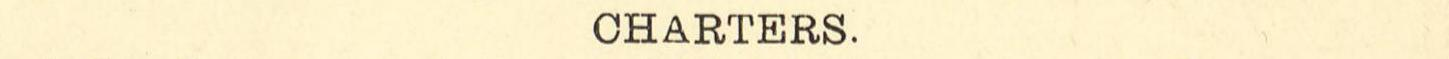
#> input picture template 2.jpg, 1449 x 59 px, found by its file name; the run also reads 1 picture not shown here
$ jupyter execute --allow-errors Newspaper_Segmentation.ipynb   (shell and % lines are left out)
#> lines starting #> are read from the running program, lines starting #| are printed output that depends on the picture
<a href="https://colab.research.google.com/github/kshakib22/Newspaper-image-segmentation/blob/main/Newspaper_Segmentation.ipynb" target="_parent"></a>

# Installing modules

# Importing modules and drive mounting

[cell 1]
import os
import cv2
import pytesseract
import cv2
import numpy as np
import fitz
from google.colab.patches import cv2_imshow
from google.colab import drive
#> (the rest of this cell did not finish here and is left out)

# Image Conversion from PDF

[cell 2]
def pdf_to_images(pdf_path, output_dir, dpi=300):
    # Create the output directory if it doesn't exist
    if not os.path.exists(output_dir):
        os.makedirs(output_dir)

    # Open the PDF file
    pdf_file = fitz.open(pdf_path)

    # Iterate over each page in the PDF
    for page_num in range(pdf_file.page_count):
        # Select the page
        page = pdf_file.load_page(page_num)

        # Set the DPI for the output image
        zoom = dpi / 72.0

        # Convert the page to an image
        pix = page.get_pixmap(matrix=fitz.Matrix(zoom, zoom))

        # Save the image to the output directory
        image_path = os.path.join(output_dir, f"page_{page_num+1}.jpg")
        pix.save(image_path, "JPEG", jpg_quality=90)
        print(f"Image saved: {image_path}")

    # Close the PDF file
    pdf_file.close()

[cell 3]
pdf_file = '/content/drive/MyDrive/Summer 2023 project/Star_of-Chile01.pdf'
output_image = '/content/drive/MyDrive/Summer 2023 project/Images/'

[cell 4]
pdf_to_images(pdf_file, output_image)
#> (the call stopped at in pdf_to_images, `pdf_file = fitz.open(pdf_path)`: fitz is not available in this run)

# Text Segmentation

[cell 5]
image = cv2.imread('/content/drive/MyDrive/Summer 2023 project/Images/charter2.jpg')
template = cv2.imread('/content/drive/MyDrive/Summer 2023 project/Images/template 1.jpg')

template_gray = cv2.cvtColor(template, cv2.COLOR_BGR2GRAY)
#> (the rest of this cell did not finish here and is left out)

# Second text segmentation

[cell 6]
image2 = cv2.imread('/content/drive/MyDrive/Summer 2023 project/Images/charter1.jpg')
template2 = cv2.imread('/content/drive/MyDrive/Summer 2023 project/Images/template 2.jpg')
#> template2 is the input picture: shape (59, 1449, 3); mean B, G, R 201.2, 236.2, 246.9

template_gray = cv2.cvtColor(template2, cv2.COLOR_BGR2GRAY)
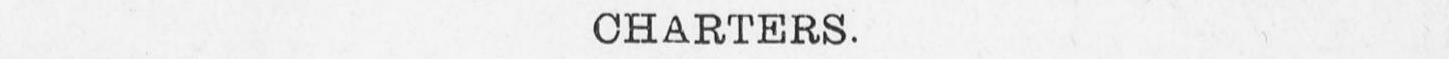
#> template_gray: shape (59, 1449); min 19, max 253, mean 235.5
#> (the rest of this cell did not finish here and is left out)
